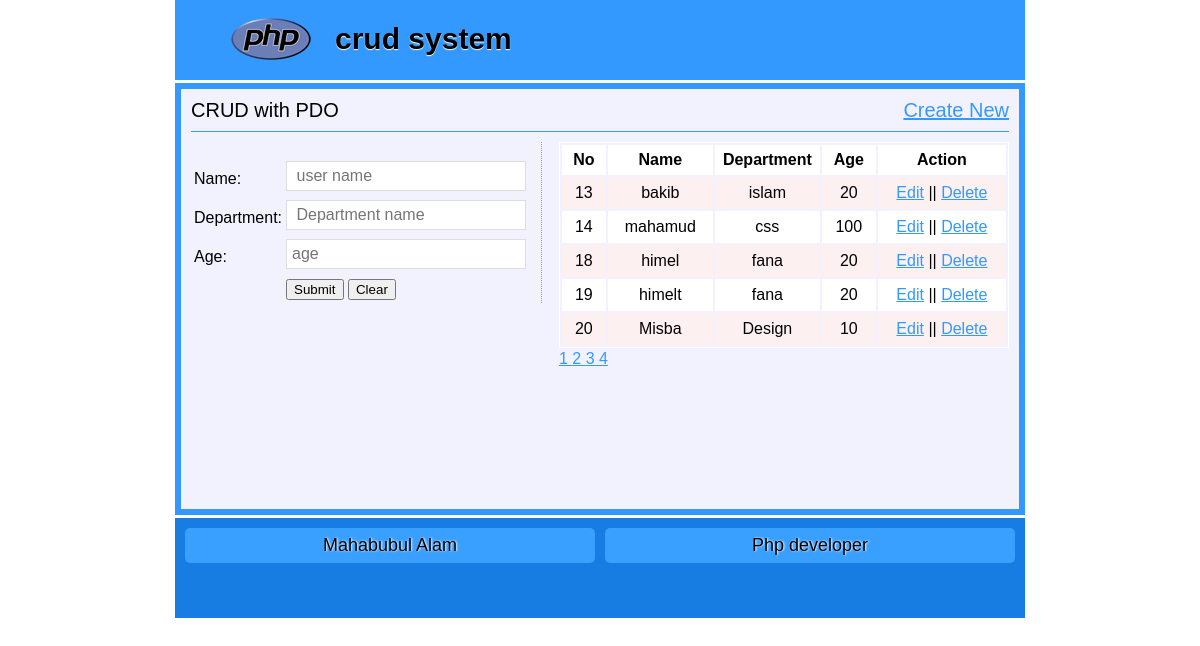
The page / on the database its author committed.
### tables this page shows
CREATE TABLE `tbl_crud` (
  `id` int(11) NOT NULL,
  `name` varchar(100) NOT NULL,
  `department` varchar(100) NOT NULL,
  `age` varchar(100) NOT NULL
);

### classes/confic.php (called while the page is built, shortened)
<?php
   abstract class db{
       public function __construct() {
          $host_name="localhost";
          $user_name="root";
          $password="";
          $db_name="crud_project_dynamic";
          try {
               $this->pdo = new PDO("mysql:host=$host_name;dbname=$db_name",$user_name, $password);
          } catch (PDOException $exc) {
              echo $exc->getMessage();
          }
      }
    }

### classes/student.php (called while the page is built, shortened)
<?php
   include 'confic.php';
    class student extends db {
          private $table='tbl_crud';
           public function selectData_pagination($pages){
              try {
                   $staement= $this->pdo->prepare("select * from $this->table limit $pages,5");
                    $staement->execute();
                   return $staement;
              } catch (PDOException $exc) {
                  echo $exc->getMessage();
              }
          }
          public function selectData(){
              try {
                   $staement= $this->pdo->prepare("select * from $this->table");
                    $staement->execute();
                   return $staement;
              } catch (PDOException $exc) {
                  echo $exc->getMessage();
              }
          }
    }
    ?>

### inc/right.php (the view, shortened to what this page needs)
<?php
         $obj_student= new student();
           $pages=0;
         $staement=$obj_student->selectData_pagination($pages);
?>
<section class="mainright">
   <table class="tblone">
      <tr>
         <th>No</th>
         <th>Name</th>
         <th>Department</th>
         <th>Age</th>
         <th>Action</th>
      </tr>
   <?php foreach ($staement as  $value) {?>
           <tr>
               <td><?php echo  $value['id']?></td>
               <td><?php echo  $value['name']?></td>
               <td><?php echo  $value['department']?></td>
               <td><?php echo  $value['age']?></td>
               <td>
                  <a href="edit.php?id=<?php   echo  $value['id']  ?>">Edit</a> ||
                  <a href="? status=delete&&id=<?php   echo  $value['id']  ?>" onClick="  return check_delete()  ">Delete   </a>
               </td>
            </tr>
   <?php }?>
   </table>
    <?php
        $staement=$obj_student->selectData();
         $total_row= $staement->rowCount($staement);
          $total_page= ceil($total_row/5);
           for($i=1; $i <= $total_page; $i++){
              ?> <a href="index.php?pages= <?php  echo $i; ?>  "> <?php    echo $i; ?>     </a> <?php
           }
    ?>
</section>

### inc/header.php (shortened to what this page needs)
<!DOCTYPE HTML>
<html>
   <head>
   </head>
   <body>
      <header class="headeroption">
         <h2>crud system</h2>
      </header>
      <div class="content">
         <section class="subject">
            <p>CRUD with PDO <span style="float:right"><a href="index.php">Create New</a></span><p>
         </section>

### index.php (shortened to what this page needs)
<?php include "inc/header.php"; ?>
 <?php
    if(isset($pages)){
       if($pages=="edit"){
         include './pages/edit_content.php';
       }
    }else{
       include './pages/home_content.php';
    }
 ?>
<?php include "inc/right.php"; ?>
<?php include "inc/footer.php"; ?>

### pages/home_content.php (shortened to what this page needs)
<section class="mainleft">
    <form action="" method="post">
        <table>
            <tr>
                <td>Name: </td>
                <td><input type="text" name="name"  placeholder=" user name" required="1"/></td>
            </tr>
            <tr>
                <td>Department: </td>
                <td><input type="text" name="department" placeholder=" Department name" required="1"/></td>
            </tr>
            <tr>
                <td>Age: </td>
                <td><input type="text" name="age"  placeholder="age" required="1"/></td>
            </tr>
            <tr>
                <td></td>
                <td>
                    <input type="submit" name="submit" value="Submit"/>
                    <input type="reset" value="Clear"/>
                </td>
            </tr>
        </table>
    </form>
</section>

### inc/footer.php
</div>
<footer class="footeroption">
   <section class="footerone">
      <p> Mahabubul Alam </p>
   </section>
   <section class="footerone">
      <p>Php developer</p>
   </section>
</footer>
</body>
</html>

### inc/header.php (style rules this page uses)
body { font-family: arial;font-size: 15px;line-height: 18px;margin: 0 auto;width: 850px; }
a { color:#3399FF; }
.headeroption { background: #3399ff url("ig/php.png") no-repeat scroll 56px 18px;height: 80px;overflow: hidden;padding-left: 160px; }
.headeroption h2 { color: #000;font-size: 30px;padding-top: 5px;text-shadow: 0 1px 1px #fff; }
.content { background: #f2f2ff;border: 6px solid #3399ff;font-size: 16px;line-height: 22px;margin-bottom: 3px;margin-top: 3px;min-height: 400px;overflow: hidden;padding: 10px; }
.subject { border-bottom: 1px solid #3399ff;font-size: 20px;margin-bottom: 10px;padding-bottom: 10px; }
.subject p { margin:0; }
.mainleft { border-right: 1px dotted #999;float: left;margin-right: 16px;width: 350px; }
.mainright { float:right;width:450px; }
.tblone { width:100%;border:1px solid #fff; }
.tblone td { padding:5px 10px;text-align:center; }
table.tblone tr:nth-child(2n+1) { background:#fff;height:30px; }
table.tblone tr:nth-child(2n) { background:#fdf0f1 none repeat scroll 0 0;height:30px; }
input[type="text"] { border:1px solid #ddd;margin-bottom:5px;padding:5px;width:228px;font-size:16px }
input[type="submit"] { cursor: pointer }
.footeroption { height:90px;background:#177de3;overflow:hidden;padding-top:10px;overflow: hidden; }
.footerone { background: #3aa0ff;border-radius: 5px;float: left;font-size: 18px;line-height: 23px;margin-left: 10px;padding: 6px 10px;text-align: center;text-shadow: 1px 0 2px #fff;width: 390px;overflow: hidden; }
.footerone p { margin:0; }

### rows shown on the page
tbl_crud: id "13", name "bakib", department "islam", age "20"
tbl_crud: id "14", name "mahamud", department "css", age "100"
tbl_crud: id "18", name "himel", department "fana", age "20"
tbl_crud: id "19", name "himelt", department "fana", age "20"
tbl_crud: id "20", name "Misba", department "Design", age "10"
